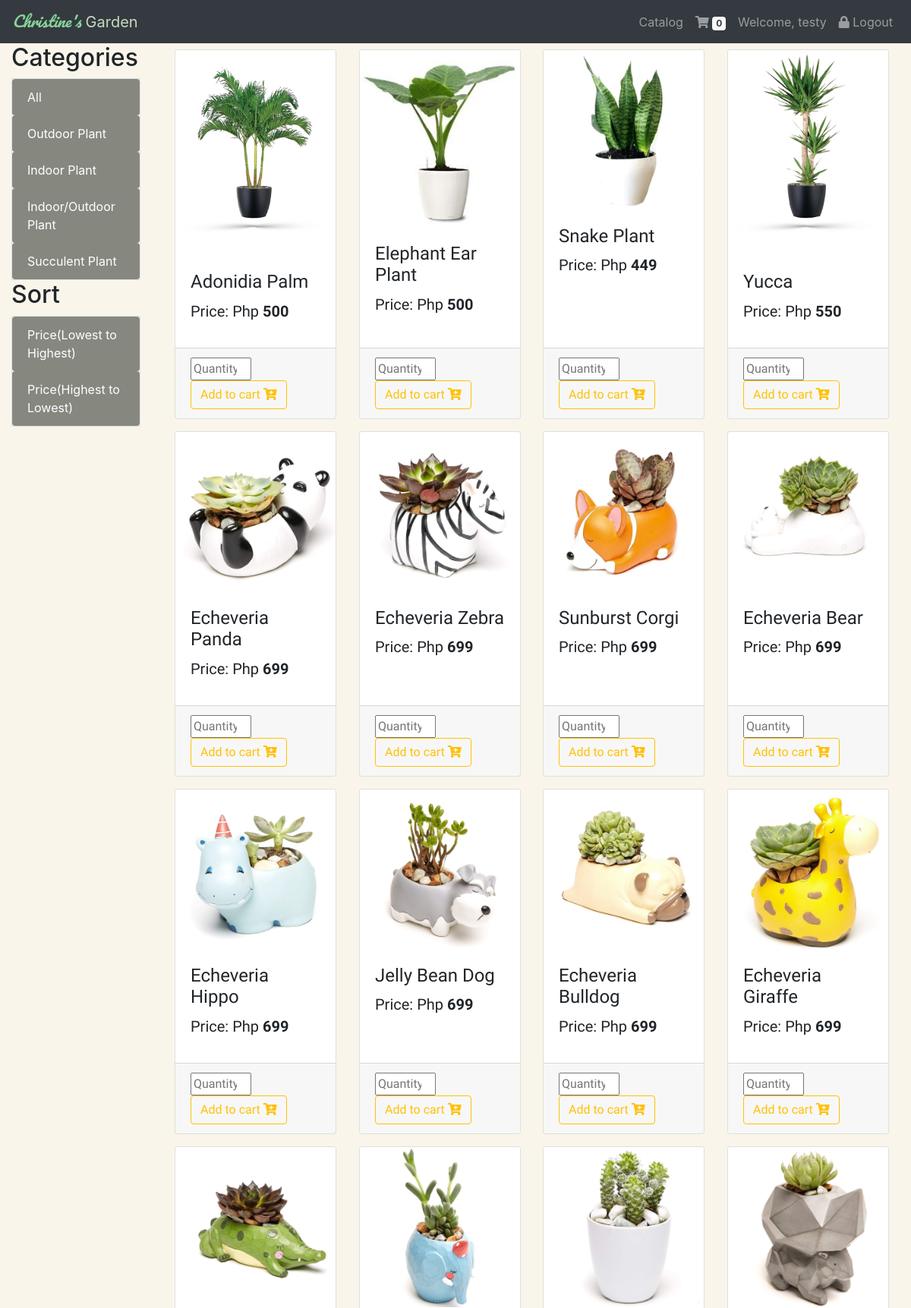
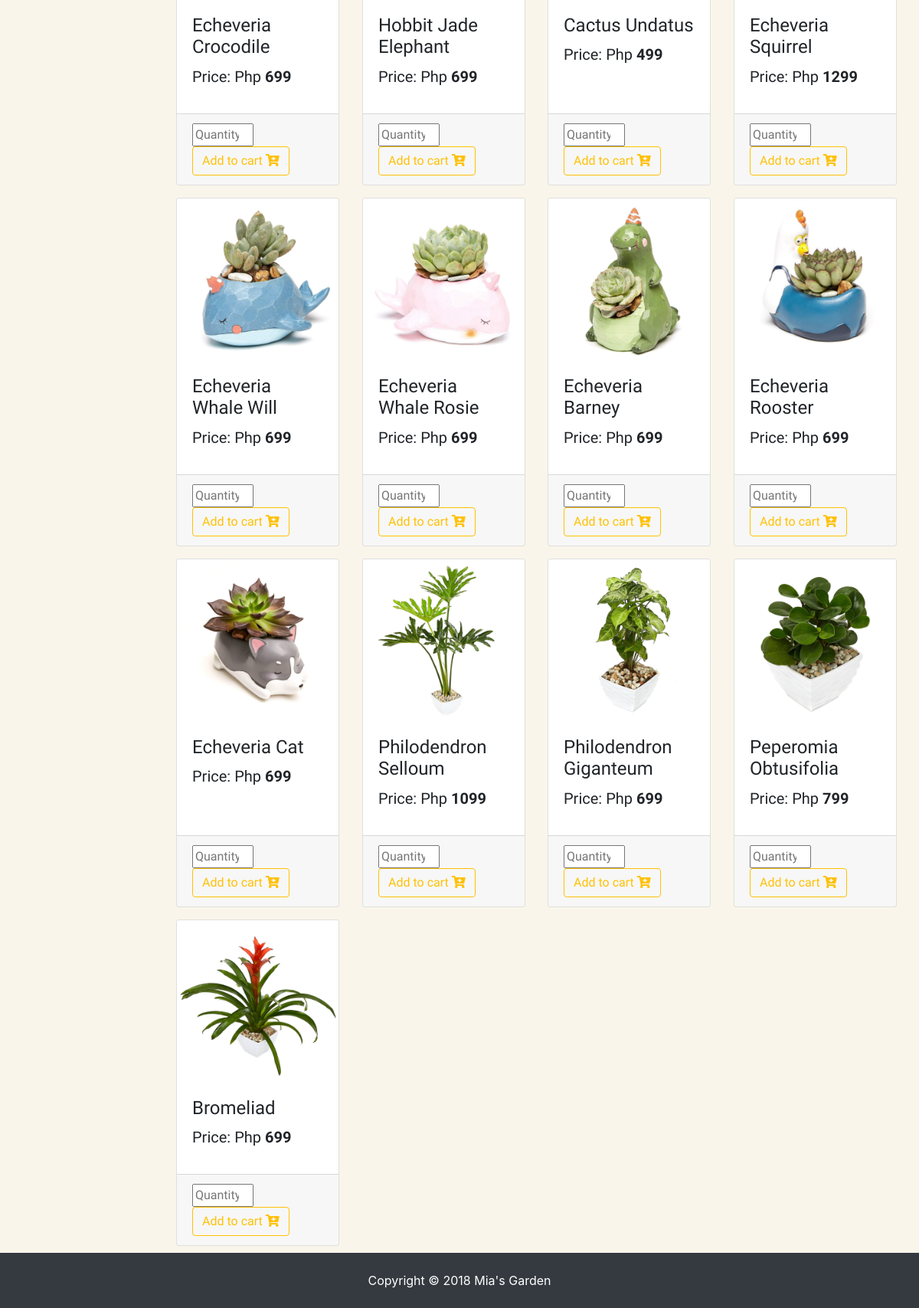
The page /app/views/catalog.php (signed in) on the database its author committed (2 pictures, top to bottom).
### tables this page shows
CREATE TABLE `categories` (
  `id` int(11) NOT NULL,
  `name` varchar(255) NOT NULL
);

CREATE TABLE `items` (
  `id` int(11) NOT NULL,
  `name` varchar(255) NOT NULL,
  `description` varchar(255) NOT NULL,
  `image_path` varchar(255) NOT NULL,
  `price` varchar(255) NOT NULL,
  `category_id` int(11) NOT NULL
);

### app/views/catalog.php (the view, shortened to what this page needs)
<?php require_once "../partials/template.php" ?>
<?php function get_page_content() {
		global $conn;
		?>
	<div class="container-fluid">
		<div class="row">
			<div class="col-sm-2">
				<h2>Categories</h2>
				<ul class="list-group border" id="ul-all">
					<a href="catalog.php" class="category category-all">
						<li class="list-group-item" id="li-all">
							All
						</li>
					</a>
					<?php
					 $sql_query = "SELECT * FROM categories";
					 $categories = mysqli_query($conn, $sql_query);
					 foreach ($categories as $category) { ?>
					 	<a href="catalog.php? category_id= <?php echo $category['id'];?>" class="category" data-id ="<?php echo $category['id']?>">
					 	<li class="list-group-item" id="li-all">
					 		<?php echo $category['name']; ?>
					 	</li>
					 	</a>
					 <?php }
					?>
				</ul>
				<h2>Sort</h2>
					<ul class="list-group border" id="ul-all">
						<a href="../controllers/sort.php?sort=asc">
							<li class="list-group-item" id="li-all">
								Price(Lowest to Highest)
							</li>
						</a>
						<a href="../controllers/sort.php?sort=desc">
							<li class="list-group-item" id="li-all">
								Price(Highest to Lowest)
							</li>
						</a>
					</ul>
			</div>
			<div class="col" id="page-catalog">
				<div class="container">
				<?php
					$sql_query2 = "SELECT * FROM items";
					$items = mysqli_query($conn, $sql_query2);
					echo "<div class = 'row'>";
					foreach ($items as $item) { ?>
						<div class="col-sm-3 py-2">
							<div class="card h-100  zoomIn animated">
								<img class="card-img-top" src="<?php echo $item['image_path']; ?>">
								<div class="card-body">
										<h4 class="card-title">
											<?php echo $item['name']?>
										</h4>
										<p class="card-text mb-0">
											<h5>Price: Php <strong><?php echo $item['price']; ?></strong></h5>
										</p>
								</div>
								<div class="card-footer">
									<input type="number" name="quantity" min="1" placeholder="Quantity" style="width:80px;">
									<button type="submit" class="btn btn-outline-warning add-to-cart" data-id = "<?php echo $item['id'];?>">
										Add to cart <i class="fas fa-cart-plus"></i></button>
								</div>
							</div>
						</div>
				<?php } echo "</div>"; ?>
				</div>
			</div>
		</div>
	</div>
<?php } ?>

### app/assets/styles/style.css (style rules this page uses)
.container-fluid { background-color: #F9F5EA; background-size: 200%; background-repeat: no-repeat; }
#page-catalog { background-color: #F9F5EA; Font-Family: 'Catamaran', Sans-Serif; Font-Size: 16px; }
#li-all { background-color: hsla(155, 14%, 11%, 0.51); border:hsla(155, 14%, 11%, 0.51); list-style: none; color: white; }
#ul-all { background-color: transparent; border:none; }

### rows shown on the page
categories: name "Outdoor Plant"
categories: name "Indoor Plant"
categories: name "Indoor/Outdoor Plant"
categories: name "Succulent Plant"
items: image_path (picture), name "Adonidia Palm", price "500"
items: image_path (picture), name "Elephant Ear Plant", price "500"
items: image_path (picture), name "Snake Plant", price "449"
items: image_path (picture), name "Yucca", price "550"
items: image_path (picture), name "Echeveria Panda", price "699"
items: image_path (picture), name "Echeveria Zebra", price "699"
items: image_path (picture), name "Sunburst Corgi", price "699"
items: image_path (picture), name "Echeveria Bear", price "699"
items: image_path (picture), name "Echeveria Hippo", price "699"
items: image_path (picture), name "Jelly Bean Dog", price "699"
items: image_path (picture), name "Echeveria Bulldog", price "699"
items: image_path (picture), name "Echeveria Giraffe", price "699"
items: image_path (picture), name "Echeveria Crocodile", price "699"
items: image_path (picture), name "Hobbit Jade Elephant", price "699"
items: image_path (picture), name "Cactus Undatus", price "499"
items: image_path (picture), name "Echeveria Squirrel", price "1299"
items: image_path (picture), name "Echeveria Whale Will", price "699"
items: image_path (picture), name "Echeveria Whale Rosie", price "699"
items: image_path (picture), name "Echeveria Barney", price "699"
items: image_path (picture), name "Echeveria Rooster", price "699"
items: image_path (picture), name "Echeveria Cat", price "699"
items: image_path (picture), name "Philodendron Selloum", price "1099"
items: image_path (picture), name "Philodendron Giganteum", price "699"
items: image_path (picture), name "Peperomia Obtusifolia", price "799"
items: image_path (picture), name "Bromeliad", price "699"

### other values the page prints
$_SESSION['user']['firstname'] "testy"
